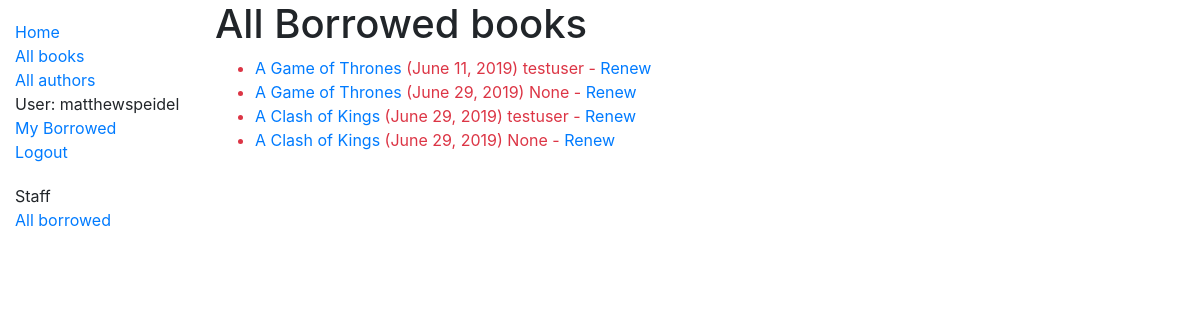
Page /catalog/borrowed/ (signed in) on the committed database.
### catalog/models.py (models this page shows, shortened)
class BookInstance(models.Model):
    id = models.UUIDField(primary_key=True, default=uuid.uuid4, help_text='Unique ID for this particular book across whole library')
    book = models.ForeignKey('Book', on_delete=models.SET_NULL, null=True)
    imprint = models.CharField(max_length=200)
    due_back = models.DateField(null=True, blank=True)
    borrower = models.ForeignKey(User, on_delete=models.SET_NULL, null=True, blank=True)
    LOAN_STATUS = (
        ('m', 'Maintenance'),
        ('o', 'On loan'),
        ('a', 'Available'),
        ('r', 'Reserved'),
    )
    status = models.CharField(
        max_length=1,
        choices=LOAN_STATUS,
        blank=True,
        default='m',
        help_text='Book availability',
    )
    class Meta:
        ordering = ['due_back']
        permissions = (("can_mark_returned", "Set book as returned"),)
    @property
    def is_overdue(self):
        if self.due_back and date.today() > self.due_back:
            return True
        return False

class Book(models.Model):
    title = models.CharField(max_length=200)
    author = models.ForeignKey('Author', on_delete=models.SET_NULL, null=True)
    summary = models.TextField(max_length=1000, help_text='Enter a brief description of the book')
    isbn = models.CharField('ISBN', max_length=13, help_text='13 Character <a href="https://www.isbn-international.org/content/what-isbn">ISBN number</a>')
    genre = models.ManyToManyField(Genre, help_text='Select a genre for this book')
    def display_genre(self):
        """Create a string for the Genre. This is required to display genre in Admin."""
        return ', '.join(genre.name for genre in self.genre.all()[:3])
    display_genre.short_description = 'Genre'

### catalog/views.py (the view)
# urls.py: path('borrowed/', views.MyView.as_view(), name='all-borrowed'),
class MyView(PermissionRequiredMixin, generic.ListView):
    model = BookInstance
    permission_required = 'catalog.can_mark_returned'
    template_name = 'catalog/bookinstance_all_borrowed.html'
    paginate_by = 10
    def get_queryset(self):
        return BookInstance.objects.filter(status__exact='o').order_by('due_back')

### catalog/templates/catalog/bookinstance_all_borrowed.html
{% extends "base_generic.html" %}
{% block content %}
    <h1>All Borrowed books</h1>
    {% if bookinstance_list %}
    <ul>
      {% for bookinst in bookinstance_list %}
      <li class="{% if bookinst.is_overdue %}text-danger{% endif %}">
        <a href="{% url 'book-detail' bookinst.book.pk %}">{{bookinst.book.title}}</a> ({{ bookinst.due_back }}) {{ bookinst.borrower }}  {% if perms.catalog.can_mark_returned %}- <a href="{% url 'renew-book-librarian' bookinst.id %}">Renew</a>  {% endif %}
      </li>
      {% endfor %}
    </ul>
    {% else %}
      <p>There are no books borrowed.</p>
    {% endif %}
{% endblock %}

### catalog/templates/base_generic.html (shortened to what this page needs)
<!DOCTYPE html>
<html lang="en">
<head>
  <link rel="stylesheet" href="https://stackpath.bootstrapcdn.com/bootstrap/4.1.3/css/bootstrap.min.css">
  {% load static %}
  <link rel="stylesheet" href="{% static 'css/styles.css' %}">
</head>
<body>
  <div class="container-fluid">
    <div class="row">
      <div class="col-sm-2">
      {% block sidebar %}
        <ul class="sidebar-nav">
          <li><a href="{% url 'index' %}">Home</a></li>
          <li><a href="{% url 'books' %}">All books</a></li>
          <li><a href="{% url 'authors' %}">All authors</a></li>
          {% if user.is_authenticated %}
            <li>User: {{ user.get_username }}</li>
            <li><a href="{% url 'my-borrowed' %}">My Borrowed</a></li>
            <li><a href="{% url 'logout'%}?next={{request.path}}">Logout</a></li>
          {% else %}
            <li><a href="{% url 'login'%}?next={{request.path}}">Login</a></li>
          {% endif %}
        </ul>
        <ul class="sidebar-nav">
          <li>Staff</li>
          {% if perms.catalog.can_mark_returned %}
          <li><a href="{% url 'all-borrowed' %}">All borrowed</a></li>
          {% endif %}
          </ul>
     {% endblock %}
      </div>
      <div class="col-sm-10 ">{% block content %}{% endblock %}</div>
    </div>
  </div>
</body>
</html>

### catalog/static/css/styles.css (style rules this page uses)
.sidebar-nav { margin-top: 20px; padding: 0; list-style: none; }

### rows in the picture
BookInstance: book "A Game of Thrones", due_back "June 11, 2019", borrower "testuser"
BookInstance: book "A Game of Thrones", due_back "June 29, 2019", borrower "None"
BookInstance: book "A Clash of Kings", due_back "June 29, 2019", borrower "testuser"
BookInstance: book "A Clash of Kings", due_back "June 29, 2019", borrower "None"

### other values in the picture
{{ user.get_username }} "matthewspeidel"
